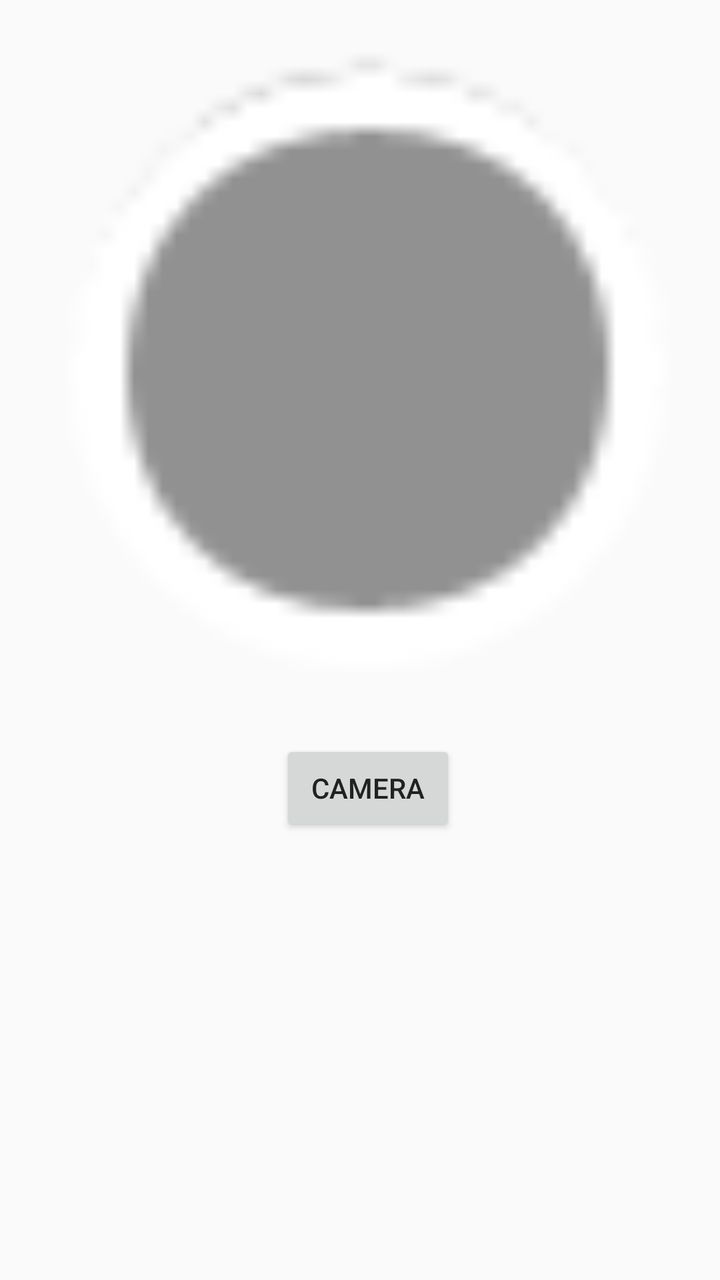
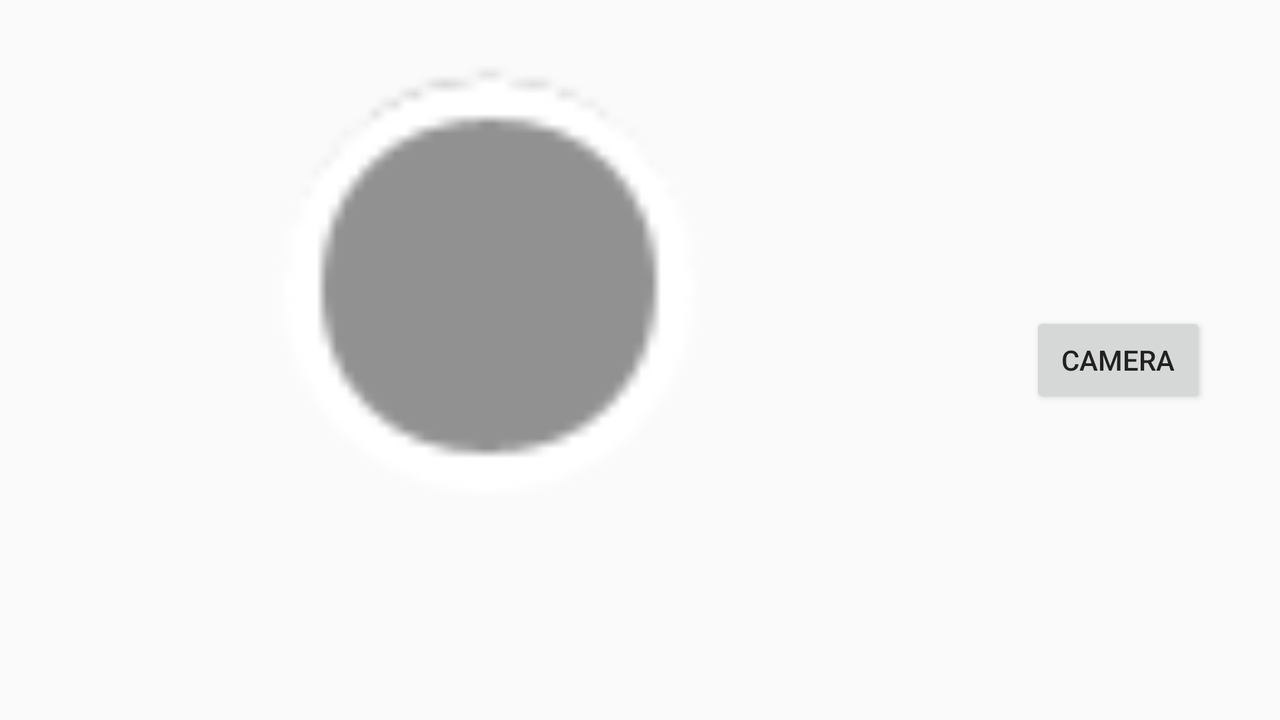

The same Android screen from two of the app's own layout files: first res/layout/ as a phone draws it, then the author's variant for another configuration, drawn on a device whose configuration selects that folder. Both files follow.
<!-- AndroidManifest.xml: application theme AppTheme -->
<!-- res/layout/image_detail_layout.xml -->
<?xml version="1.0" encoding="utf-8"?>
<android.support.constraint.ConstraintLayout
    xmlns:android="http://schemas.android.com/apk/res/android"
    xmlns:app="http://schemas.android.com/apk/res-auto"
    xmlns:tools="http://schemas.android.com/tools"
    android:layout_width="match_parent"
    android:layout_height="match_parent">

    <RelativeLayout
        android:layout_width="368dp"
        android:layout_height="495dp"
        tools:layout_editor_absoluteX="0dp"
        tools:layout_editor_absoluteY="8dp">

        <ImageView
            android:id="@+id/imageView"
            android:layout_width="340dp"
            android:layout_height="370dp"
            android:layout_alignParentTop="true"
            android:layout_centerHorizontal="true"
            app:srcCompat="@android:drawable/presence_invisible"
            tools:layout_editor_absoluteY="28dp" />

        <Button
            android:id="@+id/camera_button"
            android:layout_width="wrap_content"
            android:layout_height="wrap_content"
            android:layout_below="@+id/imageView"
            android:layout_centerHorizontal="true"
            android:text="Camera"
            tools:layout_editor_absoluteX="90dp"
            tools:layout_editor_absoluteY="410dp" /><![CDATA[/>

        ]]>
    </RelativeLayout>
</android.support.constraint.ConstraintLayout>
<!-- resources referenced by this layout -->
<resources>
  <style name="AppTheme" parent="Theme.AppCompat.Light.DarkActionBar">
          
          <item name="colorPrimary">@color/primary_light</item>
          <item name="colorPrimaryDark">@color/primary_dark</item>
          <item name="colorAccent">@color/accent</item>
          <item name="android:textColorPrimary">@color/primary_text</item>
          <item name="android:textColorSecondary">@color/secondary_text</item>
  
      </style>
  <color name="primary_light">#4caf50</color>
  <color name="primary_dark">#388E3C</color>
  <color name="accent">#8BC34A</color>
  <color name="primary_text">#212121</color>
  <color name="secondary_text">#757575</color>
</resources>
<!-- res/layout-land/image_detail_layout.xml (the author's variant of the layout above) -->
<!-- drawn on the phone turned sideways -->
<?xml version="1.0" encoding="utf-8"?>
<android.support.constraint.ConstraintLayout
    xmlns:android="http://schemas.android.com/apk/res/android"
    xmlns:app="http://schemas.android.com/apk/res-auto"
    xmlns:tools="http://schemas.android.com/tools"
    android:layout_width="match_parent"
    android:layout_height="match_parent">

    <RelativeLayout
        android:layout_width="match_parent"
        android:layout_height="match_parent"
        tools:layout_editor_absoluteX="329dp"
        tools:layout_editor_absoluteY="0dp">

        <ImageView
            android:id="@+id/imageView"
            android:layout_width="393dp"
            android:layout_height="236dp"
            android:layout_alignParentStart="true"
            android:layout_alignParentTop="true"
            android:layout_marginStart="48dp"
            android:layout_marginTop="25dp"
            app:srcCompat="@android:drawable/presence_invisible"
            tools:layout_editor_absoluteY="28dp" />

        <Button
            android:id="@+id/camera_button"
            android:layout_width="wrap_content"
            android:layout_height="wrap_content"
            android:layout_alignParentEnd="true"
            android:layout_centerVertical="true"
            android:layout_marginEnd="37dp"
            android:text="Camera"
            tools:layout_editor_absoluteX="90dp"
            tools:layout_editor_absoluteY="410dp" /><![CDATA[/>

        ]]>
    </RelativeLayout>
</android.support.constraint.ConstraintLayout>
